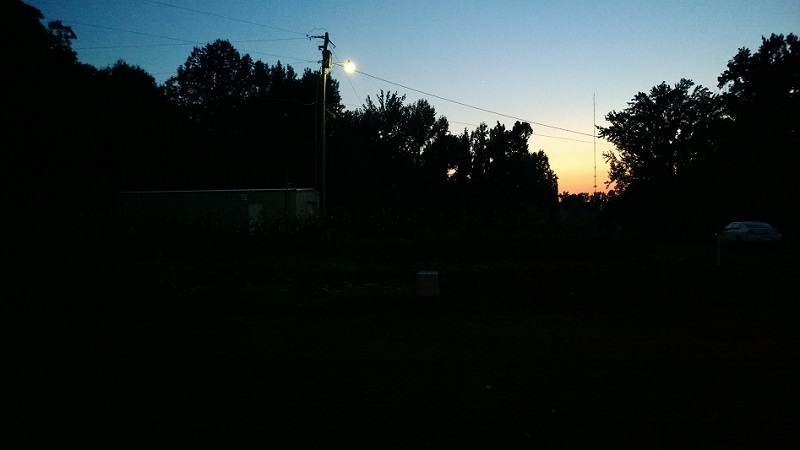
%> input picture Matlab/1.jpg, 800 x 450 px
$ octave main.m   (GNU Octave 9; MATLAB toolbox functions it lacks are replaced by stand-ins)
%> lines starting %> are read from the running program, lines starting %| are printed output that depends on the picture
### Matlab/myft3.m
function [ outputMat ] = myft3( inputMat )
%
%
[M0,N0] = size(inputMat);
M1 = find_upper_2n(M0);
N1 = find_upper_2n(N0);
outputMat = double(zeros(M1,N1));
tempMat = double(zeros(M1,N1));
inputMat(M1,N1) = 0;
inputMat = double(inputMat);

for x = 1:N1
    tempMat(:,x) = myfft( inputMat(:,x).' ).';
end
for y = 1:M1
    outputMat(y,:) = myfft( tempMat(y,:) );
end

end

function [ outputMat ] = myfft( inputMat )

[M,N] = size(inputMat);
if mod(N,2)==0
    oddMat = myfft( inputMat(1:2:end) );
    evenMat = myfft( inputMat(2:2:end) );
    for u=1:N/2
        evenMat(u) = evenMat(u)*exp(-1j*2*pi*(u-1)/N);
    end
    foreMat = (oddMat + evenMat);
    backMat = (oddMat - evenMat);
    outputMat = cat(2,foreMat,backMat);
else
    outputMat = inputMat;
end

end

function [ output ] = find_upper_2n( input )
output = 1;
while output < input
    output = output*2;
end

end

### Matlab/main.m
%数字图像处理-直方图均值化和规定化-均值滤波和中值滤波
orig_img = imread('1.jpg');
%> orig_img is the input picture: size 450x800x3 uint8; mean R, G, B 29.5, 38.2, 38.6
gray_img = rgb2gray(orig_img);
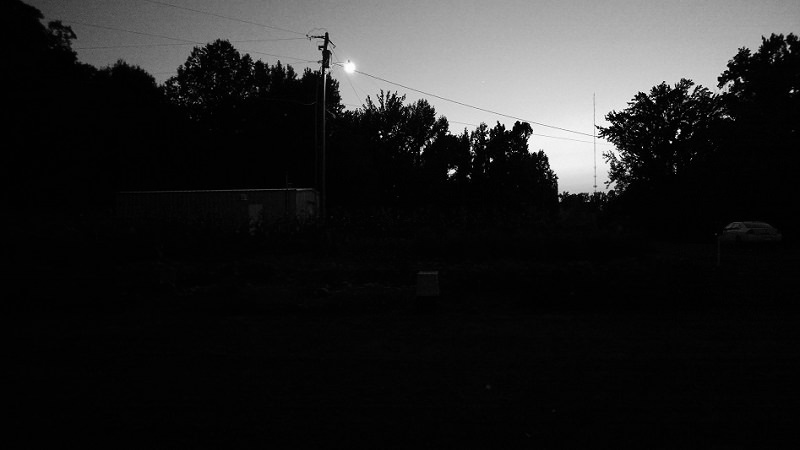
%> gray_img: size 450x800 uint8; min 0, max 255, mean 35.6
figure(1);
imshow(orig_img);
title('orig img');

figure(2);
subplot(1,2,1);
imshow(gray_img);
title('gray img');
gray_ft_img = fftshift(myft3(gray_img));
%> in myft3, `inputMat(M1,N1) = 0;`:
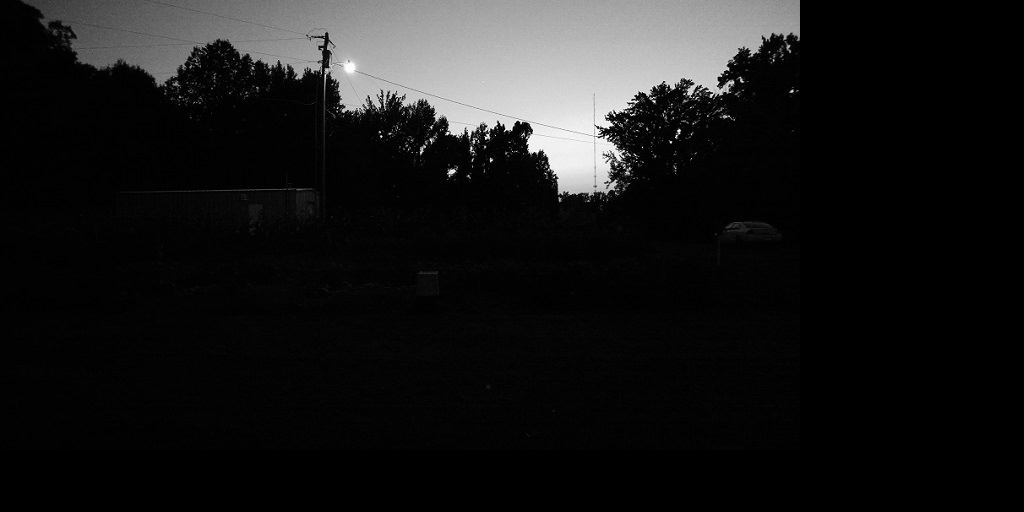
%> inputMat: size 512x1024 uint8; min 0, max 255, mean 24.5
%> (the run ends here)
